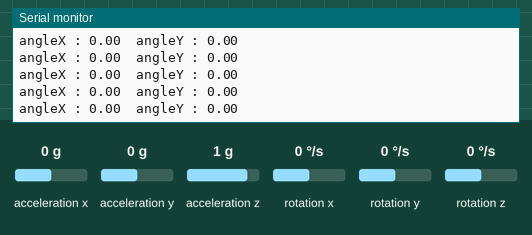
A sketch run on a simulated Arduino Uno, built with avr-gcc and run on an emulated ATmega328P. On the bench: the last lines printed to the serial monitor. Inputs (shaded band) come from the test bench; at power-on: acceleration x 0 g, acceleration y 0 g, acceleration z 1 g, rotation x 0 °/s, rotation y 0 °/s, rotation z 0 °/s. No radio packets arrive unless stated.

Above: at 4.2 s.
4.3 s: acceleration x set to -1.4 g
At 4.48 s:
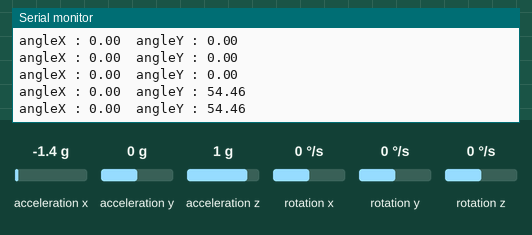
5.8 s: acceleration y set to -1.4 g
At 5.84 s:
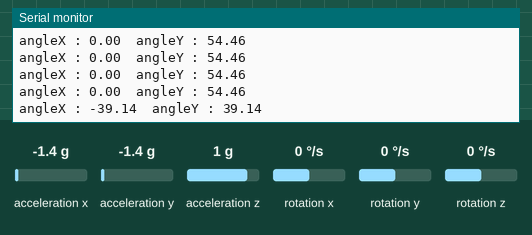
8.8 s: acceleration z set to -1.4 g
At 8.88 s:
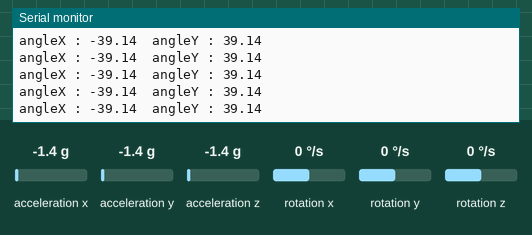
Timing chart, 0 to 11.8 s (numbered marks = the images above; inputs shaded):
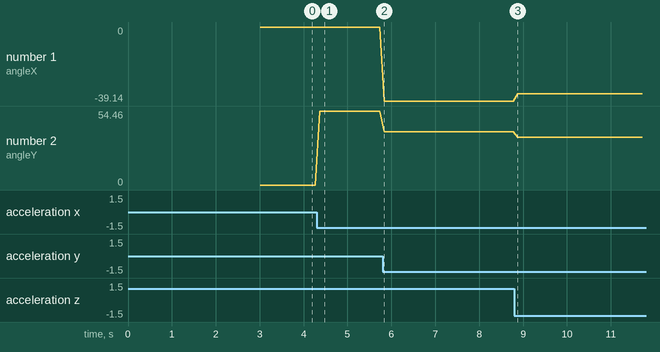

Measured:
- after the input at 4.3 s, the serial monitor: prints a new line after 0.07 s (image 1)
- after the input at 5.8 s, the serial monitor: prints a new line at once (image 2)
- plotted number 1: 0 → -39.14 after the input at 5.8 s, -39.14 → -35.26 after the input at 8.8 s
- plotted number 2: 0 → 54.46 after the input at 4.3 s, 54.46 → 39.14 after the input at 5.8 s, 39.14 → 35 after the input at 8.8 s

The sketch:

HAND.ino
```cpp
/********************************************************************************************************
    Arduino project code for Obstacle Detection Mobile Robot with control of it via motion of body part
                              --- Transmitter Code (Hand Part Code) ---
                                        Ali Aydın KÜÇÜKÇÖLLÜ
                                        Oğuzhan ÜNLÜ
                                        Efe KURDOĞLU
 *******************************************************************************************************/

#include <MPU6050_tockn.h>                          // Adds the MPU6050 library of Acceleraion/Gyro sensor module.
#include <Wire.h>                                   // Adds the I2C library.

#include <SPI.h>                                    // Adds the SPI library to communication with nRF24L01 modules.
#include <nRF24L01.h>                               // Adds the library of nRF24L01 module.
#include <RF24.h>


RF24 radio(8, 9);                                   // Specifies CE and CSN pins of nRF24L01 modules.
const byte address[6] = "00001";                    // Same special address for TX and RX.

struct data{                                        // Creates a variable that structures a selected set of data.
  int xAxis;
  int yAxis;

};
data send_data;

MPU6050 mpu6050(Wire);                              // Creates an object as 'mpu6050'.

void setup() {
  Serial.begin(9600);                               // Starts serial comminication.

  Wire.begin();                                     // Starts I2C comminication.
  mpu6050.begin();
  mpu6050.calcGyroOffsets(true);

  radio.begin();                                    // Starts SPI comminication.
  radio.openWritingPipe(address);
  radio.setPALevel(RF24_PA_MIN);
  radio.setDataRate(RF24_250KBPS);
  radio.stopListening();
}

void loop() {
  mpu6050.update();
  Serial.print("angleX : ");
  Serial.print(mpu6050.getAngleX());
  Serial.print("\tangleY : ");
  Serial.println(mpu6050.getAngleY());


  send_data.xAxis = mpu6050.getAngleX();            // Transmits the data angle x and angle y to mobile robot.
  send_data.yAxis = mpu6050.getAngleY();
  radio.write(&send_data, sizeof(data));
  delay(100);
}
```
